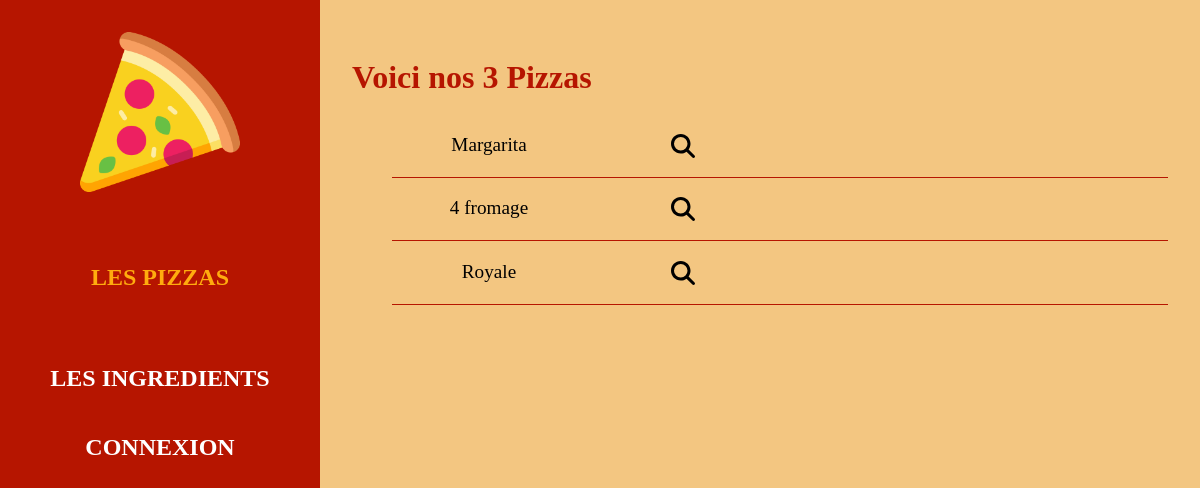
Page /pizzas/ on the committed database.
### applipizza/models.py (models this page shows, shortened)
class Pizza(models.Model):
    idPizza = models.AutoField(primary_key=True)
    nomPizza = models.CharField(max_length=50, verbose_name="Nom de la pizza")
    prixPizza = models.DecimalField(max_digits=4, decimal_places=2, verbose_name="Prix de la pizza")

### applipizza/views.py (the view)
# urls.py: path('', views.pizzas, name='pizzas'),
def pizzas(request):
    lesPizzas = Pizza.objects.all()
    return render(request, 'applipizza/pizzas.html', {'pizzas': lesPizzas})

### applipizza/templates/applipizza/pizzas.html (shortened to what this page needs)
{% extends 'applipizza/base.html' %}
{% block content %}
    {% load static %}
    {% if pizzas|length > 0 %}
        <h2 class="title">Voici nos {{ pizzas|length }} Pizzas </h2>
        <ul>
            {% for p in pizzas %}
                <li class="li-pizzas">{{ p.nomPizza|capfirst }}
                    <a class="link-details" href="/pizzas/{{ p.idPizza }}/">
                        <img src="{% static 'applipizza/img/magnifying-glass-solid.svg' %}" alt="logo_magnifying-glass">
                    </a>
                </li>
            {% endfor %}
        </ul>
    {% else %}
        <h2 class="title">Aucune pizza n'est disponible</h2>
    {% endif %}
{% endblock %}

### applipizza/static/applipizza/css/styles.css (style rules this page uses)
:root { --primary-red : #B61500; --primary-yellow : #ffac0e; --primary-orange : #dc6b29; --seconday : #f3c681; --white : #fff; --seconday-orange : #efb763; }
html { font-family : Poppins, serif; width : 100%; height : 100%; }
html::after { content : "Appli Pizza"; font-size : 1.5rem; display : block; position : absolute; bottom : 1em; right : 1em; }
body { margin : 0; padding : 0; display : grid; grid-template-columns : 20em 1fr; grid-template-rows : 5em 1fr; grid-template-areas : "header header" "content content"; }
.title { font-size : 2rem; font-weight : 700; color : var(--primary-red); margin-bottom : 1rem; }
a.link-details { color : var(--primary-red); text-decoration : none; font-weight : 600; transition : color 0.3s; display : flex; align-items : center; justify-content : center; }
.li-pizzas { display : grid; grid-template-columns : repeat(4, 1fr); padding : 1em 0; text-align : center; border-bottom : 1px solid var(--primary-red); width : 100%; }
.li-pizzas img { width : 1.5rem; height : 1.5rem; }
main ul { font-size : 1.2em; }

### rows in the picture
Pizza: nomPizza "Margarita"
Pizza: nomPizza "4 fromage"
Pizza: nomPizza "Royale"

### other values in the picture
{{ pizzas|length }} "3"
